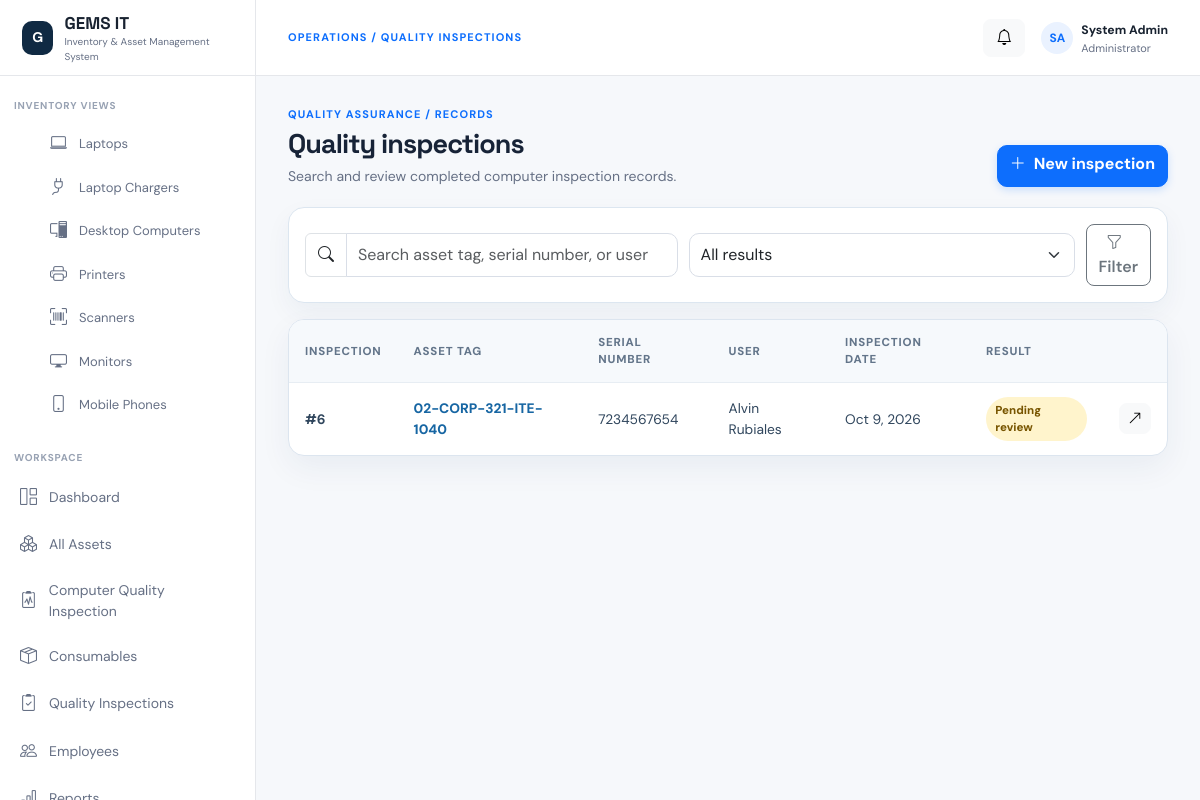
The app's page /quality-inspections/ (signed in) with its own data.
### core/models.py (models this page shows, shortened)
class ComputerQualityInspection(models.Model):
    class Result(models.TextChoices):
        PENDING = "pending", "Pending review"
        PASSED = "passed", "Passed"
        FAILED = "failed", "Failed"
        CONDITIONAL = "conditional", "Conditional pass"
    asset = models.ForeignKey(
        Asset,
        on_delete=models.SET_NULL,
        null=True,
        blank=True,
        related_name="quality_inspections",
    )
    user_name = models.CharField(max_length=160, blank=True)
    position = models.CharField(max_length=160, blank=True)
    inspection_date = models.DateField(default=timezone.localdate)
    supplier = models.CharField(max_length=160, blank=True)
    purchased_date = models.DateField(null=True, blank=True)
    computer_type = models.CharField(max_length=80, blank=True)
    brand = models.CharField(max_length=100, blank=True)
    model = models.CharField(max_length=120, blank=True)
    processor = models.CharField(max_length=160, blank=True)
    memory = models.CharField(max_length=80, blank=True)
    storage = models.CharField(max_length=120, blank=True)
    optical_drive = models.CharField(max_length=80, blank=True)
    serial_number = models.CharField(max_length=120, blank=True)
    asset_no = models.CharField(max_length=50, blank=True)
    hardware_checks = models.JSONField(default=dict, blank=True)
    software_checks = models.JSONField(default=dict, blank=True)
    access_checks = models.JSONField(default=dict, blank=True)
    verified_by = models.CharField(max_length=160, blank=True)
    approved_by = models.CharField(max_length=160, blank=True)
    remarks = models.TextField(blank=True)
    result = models.CharField(
        max_length=20,
        choices=Result.choices,
        default=Result.PENDING,
    )
    created_by = models.ForeignKey(
        SystemUser,
        on_delete=models.SET_NULL,
        null=True,
        blank=True,
        related_name="quality_inspections_created",
    )
    created_at = models.DateTimeField(auto_now_add=True)
    updated_at = models.DateTimeField(auto_now=True)
    class Meta:
        ordering = ["-created_at"]
        indexes = [
            models.Index(fields=["inspection_date"]),
            models.Index(fields=["serial_number"]),
            models.Index(fields=["asset_no"]),
            models.Index(fields=["result"]),
        ]

### core/views.py (the view, shortened to what this page needs)
@login_required
def quality_inspections(request):
    query = request.GET.get("q", "").strip()
    result = request.GET.get("result", "").strip()
    inspections = (
        ComputerQualityInspection.objects
        .select_related("asset", "created_by")
        .order_by("-created_at")
    )
    if result:
        inspections = inspections.filter(result=result)
    return render(
        request,
        "quality_inspections.html",
        {
            "inspections": inspections.distinct(),
            "search_query": query,
            "selected_result": result,
            "inspection_results": ComputerQualityInspection.Result.choices,
        },
    )

### core/templates/quality_inspections.html (shortened to what this page needs)
{% extends "base.html" %}
{% block breadcrumb %}Quality Inspections{% endblock %}
{% block content %}
<div class="inspection-list">
    <div class="list-hero">
        <div>
            <div class="eyebrow">Quality assurance / Records</div>
            <h2 class="page-title">Quality inspections</h2>
            <p class="muted mb-0">Search and review completed computer inspection records.</p>
        </div>
        <div class="list-actions">
            <a href="{% url 'quality-inspection' %}" class="btn btn-primary"><i class="bi bi-plus-lg me-2"></i>New inspection</a>
        </div>
    </div>
    <div class="search-card">
        <form method="get" class="search-form">
            <div class="input-group flex-grow-1">
                <span class="input-group-text bg-white"><i class="bi bi-search"></i></span>
                <input type="search" name="q" class="form-control" value="{{ search_query|default:'' }}" placeholder="Search asset tag, serial number, or user name">
            </div>
            <select name="result" class="form-select">
                <option value="">All results</option>
            </select>
            <button class="btn btn-outline-secondary" type="submit"><i class="bi bi-funnel me-2"></i>Filter</button>
        </form>
    </div>
    <div class="table-card">
        <div class="table-responsive">
            <table class="inspection-table">
                <thead><tr><th>Inspection</th><th>Asset tag</th><th>Serial number</th><th>User</th><th>Inspection date</th><th>Result</th><th></th></tr></thead>
                <tbody>
                    {% for inspection in inspections %}
                    <tr>
                        <td><strong>#{{ inspection.pk }}</strong></td>
                        <td><a class="asset-link" href="{% url 'quality-inspection-detail' inspection.pk %}">{{ inspection.asset_no|default:"—" }}</a></td>
                        <td>{{ inspection.serial_number|default:"—" }}</td>
                        <td>{{ inspection.user_name|default:"—" }}</td>
                        <td>{{ inspection.inspection_date|date:"M j, Y" }}</td>
                        <td><span class="result-badge result-{{ inspection.result }}">{{ inspection.get_result_display }}</span></td>
                        <td class="text-end"><a href="{% url 'quality-inspection-detail' inspection.pk %}" class="btn btn-sm btn-light"><i class="bi bi-arrow-up-right"></i></a></td>
                    </tr>
                    {% empty %}
                    <tr><td colspan="7" class="empty-state"><i class="bi bi-clipboard2-x fs-2 d-block mb-2"></i>No quality inspections found.</td></tr>
                    {% endfor %}
                </tbody>
            </table>
        </div>
    </div>
</div>
{% endblock %}

### core/static/css/style.css (style rules this page uses)
:root { --ink:#182230;--muted:#667085;--line:#e5e7eb;--soft:#f5f7fa;--blue:#0d6efd;--navy:#102a43 }
* { box-sizing:border-box }
body { margin:0;background:#f6f8fb;color:var(--ink);font-family:'DM Sans',sans-serif;font-size:14px }
.eyebrow { text-transform:uppercase;color:var(--blue);font-size:11px;font-weight:700;letter-spacing:.1em }
.page-title { font:700 27px 'Space Grotesk';margin:5px 0 }
.muted { color:var(--muted) }
.table-card { overflow:hidden }
.btn { border-radius:8px;font-weight:600 }
.btn-primary { box-shadow:0 3px 8px rgba(13,110,253,.18) }
.form-control,.form-select { border-color:#d9dee7;border-radius:8px;padding:9px 11px }

### core/templates/quality_inspections.html (style rules this page uses)
.inspection-list { color:#172337; }
.list-hero { display:flex; align-items:flex-end; justify-content:space-between; gap:1rem; margin-bottom:1.25rem; }
.list-hero h2 { margin:.2rem 0 .35rem; letter-spacing:-.035em; }
.list-actions { display:flex; gap:.55rem; flex-wrap:wrap; }
.list-actions .btn { min-height:42px; border-radius:10px; font-weight:650; }
.search-card { margin-bottom:1rem; padding:1rem; border:1px solid #dce6f0; border-radius:16px; background:#fff; box-shadow:0 10px 26px rgba(18,59,104,.05); }
.search-form { display:flex; gap:.65rem; align-items:center; }
.search-form .form-control, .search-form .form-select { min-height:44px; border-radius:10px; }
.search-form .form-control { flex:1; }
.table-card { overflow:hidden; border:1px solid #dce5ef; border-radius:16px; background:#fff; box-shadow:0 12px 32px rgba(18,59,104,.06); }
.inspection-table { width:100%; border-collapse:collapse; }
.inspection-table th, .inspection-table td { padding:.85rem 1rem; border-bottom:1px solid #e7edf3; text-align:left; vertical-align:middle; }
.inspection-table th { color:#63758a; background:#f6f9fc; font-size:.72rem; font-weight:800; letter-spacing:.07em; text-transform:uppercase; }
.inspection-table td { color:#30465d; font-size:.86rem; }
.inspection-table tr:last-child td { border-bottom:0; }
.asset-link { color:#1766a3; font-weight:750; text-decoration:none; }
.result-badge { display:inline-flex; padding:.32rem .58rem; border-radius:999px; font-size:.72rem; font-weight:750; }
.result-pending { color:#785500; background:#fff4cc; }

### records on screen
ComputerQualityInspection: pk "6", asset_no "02-CORP-321-ITE-1040", serial_number "7234567654", user_name "Alvin Rubiales", inspection_date "Oct 9, 2026", result "Pending review"
